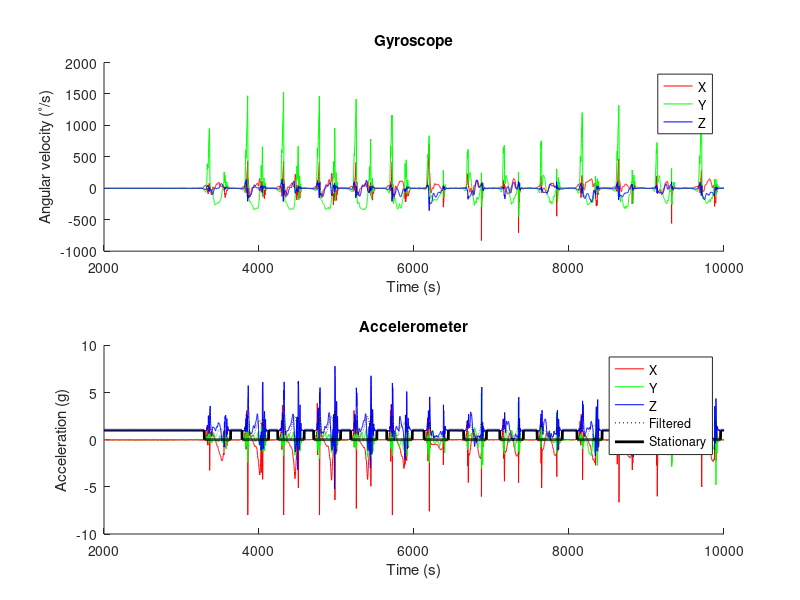

Write the MATLAB code that produced this figure. (Note: this script raises an error after producing the figure.)
clear;
close all;
clc;
addpath('Quaternions');
addpath('ximu_matlab_library');

% -------------------------------------------------------------------------
% Select dataset (comment in/out)

filePath = 'Datasets/straightLine';
startTime = 2000;
stopTime = 10000;

% filePath = 'Datasets/stairsAndCorridor';
% startTime = 5;
% stopTime = 53;

% filePath = 'Datasets/spiralStairs';
% startTime = 4;
% stopTime = 47;

% -------------------------------------------------------------------------
% Import data

samplePeriod = 1/256;
%xIMUdata = xIMUdataClass(filePath, 'InertialMagneticSampleRate', 1/samplePeriod);
%time = xIMUdata.CalInertialAndMagneticData.Time;
%gyrX = xIMUdata.CalInertialAndMagneticData.Gyroscope.X;
%gyrY = xIMUdata.CalInertialAndMagneticData.Gyroscope.Y;
%gyrZ = xIMUdata.CalInertialAndMagneticData.Gyroscope.Z;
%accX = xIMUdata.CalInertialAndMagneticData.Accelerometer.X;
%accY = xIMUdata.CalInertialAndMagneticData.Accelerometer.Y;
%accZ = xIMUdata.CalInertialAndMagneticData.Accelerometer.Z;
%clear('xIMUdata');

%dataset = csvread('Datasets/straightLine_CalInertialAndMag.csv',1,0);
dataset = csvread('Datasets/stairsAndCorridor_CalInertialAndMag.csv',1,0);
%dataset = csvread('Datasets/spiralStairs_CalInertialAndMag.csv',1,0);
time = dataset(:,1);
gyrX= dataset(:,2);
gyrY = dataset(:,3);
gyrZ = dataset(:,4);
accX = dataset(:,5);
accY = dataset(:,6);
accZ = dataset(:,7);

% -------------------------------------------------------------------------
% Manually frame data

% startTime = 0;
% stopTime = 10;

indexSel = find(sign(time-startTime)+1, 1) : find(sign(time-stopTime)+1, 1);
time = time(indexSel);
gyrX = gyrX(indexSel, :);
gyrY = gyrY(indexSel, :);
gyrZ = gyrZ(indexSel, :);
accX = accX(indexSel, :);
accY = accY(indexSel, :);
accZ = accZ(indexSel, :);

% -------------------------------------------------------------------------
% Detect stationary periods

% Compute accelerometer magnitude
acc_mag = sqrt(accX.*accX + accY.*accY + accZ.*accZ);

% HP filter accelerometer data
filtCutOff = 0.001;
[b, a] = butter(1, (2*filtCutOff)/(1/samplePeriod), 'high');
acc_magFilt = filtfilt(b, a, acc_mag);

% Compute absolute value
acc_magFilt = abs(acc_magFilt);

% LP filter accelerometer data
filtCutOff = 5;
[b, a] = butter(1, (2*filtCutOff)/(1/samplePeriod), 'low');
acc_magFilt = filtfilt(b, a, acc_magFilt);

% Threshold detection
stationary = acc_magFilt < 0.05;

% -------------------------------------------------------------------------
% Plot data raw sensor data and stationary periods

figure('Position', [9 39 900 600], 'NumberTitle', 'off', 'Name', 'Sensor Data');
ax(1) = subplot(2,1,1);
    hold on;
    plot(time, gyrX, 'r');
    plot(time, gyrY, 'g');
    plot(time, gyrZ, 'b');
    title('Gyroscope');
    xlabel('Time (s)');
    ylabel('Angular velocity (^\circ/s)');
    legend('X', 'Y', 'Z');
    hold off;
ax(2) = subplot(2,1,2);
    hold on;
    plot(time, accX, 'r');
    plot(time, accY, 'g');
    plot(time, accZ, 'b');
    plot(time, acc_magFilt, ':k');
    plot(time, stationary, 'k', 'LineWidth', 2);
    title('Accelerometer');
    xlabel('Time (s)');
    ylabel('Acceleration (g)');
    legend('X', 'Y', 'Z', 'Filtered', 'Stationary');
    hold off;
linkaxes(ax,'x');

% -------------------------------------------------------------------------
% Compute orientation

quat = zeros(length(time), 4);
AHRSalgorithm = AHRS('SamplePeriod', 1/256, 'Kp', 1, 'KpInit', 1);

% Initial convergence
initPeriod = 2;
indexSel = 1 : find(sign(time-(time(1)+initPeriod))+1, 1);
for i = 1:2000
    AHRSalgorithm.UpdateIMU([0 0 0], [mean(accX(indexSel)) mean(accY(indexSel)) mean(accZ(indexSel))]);
end

% For all data
for t = 1:length(time)
    if(stationary(t))
        AHRSalgorithm.Kp = 0.5;
    else
        AHRSalgorithm.Kp = 0;
    end
    AHRSalgorithm.UpdateIMU(deg2rad([gyrX(t) gyrY(t) gyrZ(t)]), [accX(t) accY(t) accZ(t)]);
    quat(t,:) = AHRSalgorithm.Quaternion;
end

% -------------------------------------------------------------------------
% Compute translational accelerations

% Rotate body accelerations to Earth frame
acc = quaternRotate([accX accY accZ], quaternConj(quat));

% % Remove gravity from measurements
% acc = acc - [zeros(length(time), 2) ones(length(time), 1)];     % unnecessary due to velocity integral drift compensation

% Convert acceleration measurements to m/s/s
acc = acc * 9.81;

% Plot translational accelerations
figure('Position', [9 39 900 300], 'NumberTitle', 'off', 'Name', 'Accelerations');
hold on;
plot(time, acc(:,1), 'r');
plot(time, acc(:,2), 'g');
plot(time, acc(:,3), 'b');
title('Acceleration');
xlabel('Time (s)');
ylabel('Acceleration (m/s/s)');
legend('X', 'Y', 'Z');
hold off;

% -------------------------------------------------------------------------
% Compute translational velocities

acc(:,3) = acc(:,3) - 9.81;

% Integrate acceleration to yield velocity
vel = zeros(size(acc));
for t = 2:length(vel)
    vel(t,:) = vel(t-1,:) + acc(t,:) * samplePeriod;
    if(stationary(t) == 1)
        vel(t,:) = [0 0 0];     % force zero velocity when foot stationary
    end
end


% Compute integral drift during non-stationary periods
velDrift = zeros(size(vel));
stationaryStart = find([0; diff(stationary)] == -1);
stationaryEnd = find([0; diff(stationary)] == 1);
for i = 1:numel(stationaryEnd)
    driftRate = vel(stationaryEnd(i)-1, :) / (stationaryEnd(i) - stationaryStart(i));
    enum = 1:(stationaryEnd(i) - stationaryStart(i));
    drift = [enum'*driftRate(1) enum'*driftRate(2) enum'*driftRate(3)];
    velDrift(stationaryStart(i):stationaryEnd(i)-1, :) = drift;
end

% Remove integral drift
vel = vel - velDrift;

% Plot translational velocity
figure('Position', [9 39 900 300], 'NumberTitle', 'off', 'Name', 'Velocity');
hold on;
plot(time, vel(:,1), 'r');
plot(time, vel(:,2), 'g');
plot(time, vel(:,3), 'b');
title('Velocity');
xlabel('Time (s)');
ylabel('Velocity (m/s)');
legend('X', 'Y', 'Z');
hold off;

% -------------------------------------------------------------------------
% Compute translational position

% Integrate velocity to yield position
pos = zeros(size(vel));
for t = 2:length(pos)
    pos(t,:) = pos(t-1,:) + vel(t,:) * samplePeriod;    % integrate velocity to yield position
end

% Plot translational position
figure('Position', [9 39 900 600], 'NumberTitle', 'off', 'Name', 'Position');
hold on;
plot(time, pos(:,1), 'r');
plot(time, pos(:,2), 'g');
plot(time, pos(:,3), 'b');
title('Position');
xlabel('Time (s)');
ylabel('Position (m)');
legend('X', 'Y', 'Z');
hold off;

% -------------------------------------------------------------------------
% Plot 3D foot trajectory

% % Remove stationary periods from data to plot
% posPlot = pos(find(~stationary), :);
% quatPlot = quat(find(~stationary), :);
posPlot = pos;
quatPlot = quat;

% Extend final sample to delay end of animation
extraTime = 20;
onesVector = ones(extraTime*(1/samplePeriod), 1);
posPlot = [posPlot; [posPlot(end, 1)*onesVector, posPlot(end, 2)*onesVector, posPlot(end, 3)*onesVector]];
quatPlot = [quatPlot; [quatPlot(end, 1)*onesVector, quatPlot(end, 2)*onesVector, quatPlot(end, 3)*onesVector, quatPlot(end, 4)*onesVector]];

% Create 6 DOF animation
SamplePlotFreq = 4;
Spin = 120;

SixDOFanimation(posPlot, quatern2rotMat(quatPlot), ...
                'SamplePlotFreq', SamplePlotFreq, 'Trail', 'All', ...
                'Position', [9 39 1280 768], 'View', [(100:(Spin/(length(posPlot)-1)):(100+Spin))', 10*ones(length(posPlot), 1)], ...
                'AxisLength', 0.1, 'ShowArrowHead', false, ...
                'Xlabel', 'X (m)', 'Ylabel', 'Y (m)', 'Zlabel', 'Z (m)', 'ShowLegend', false, ...
                'CreateAVI', false, 'AVIfileNameEnum', false, 'AVIfps', ((1/samplePeriod) / SamplePlotFreq));
                